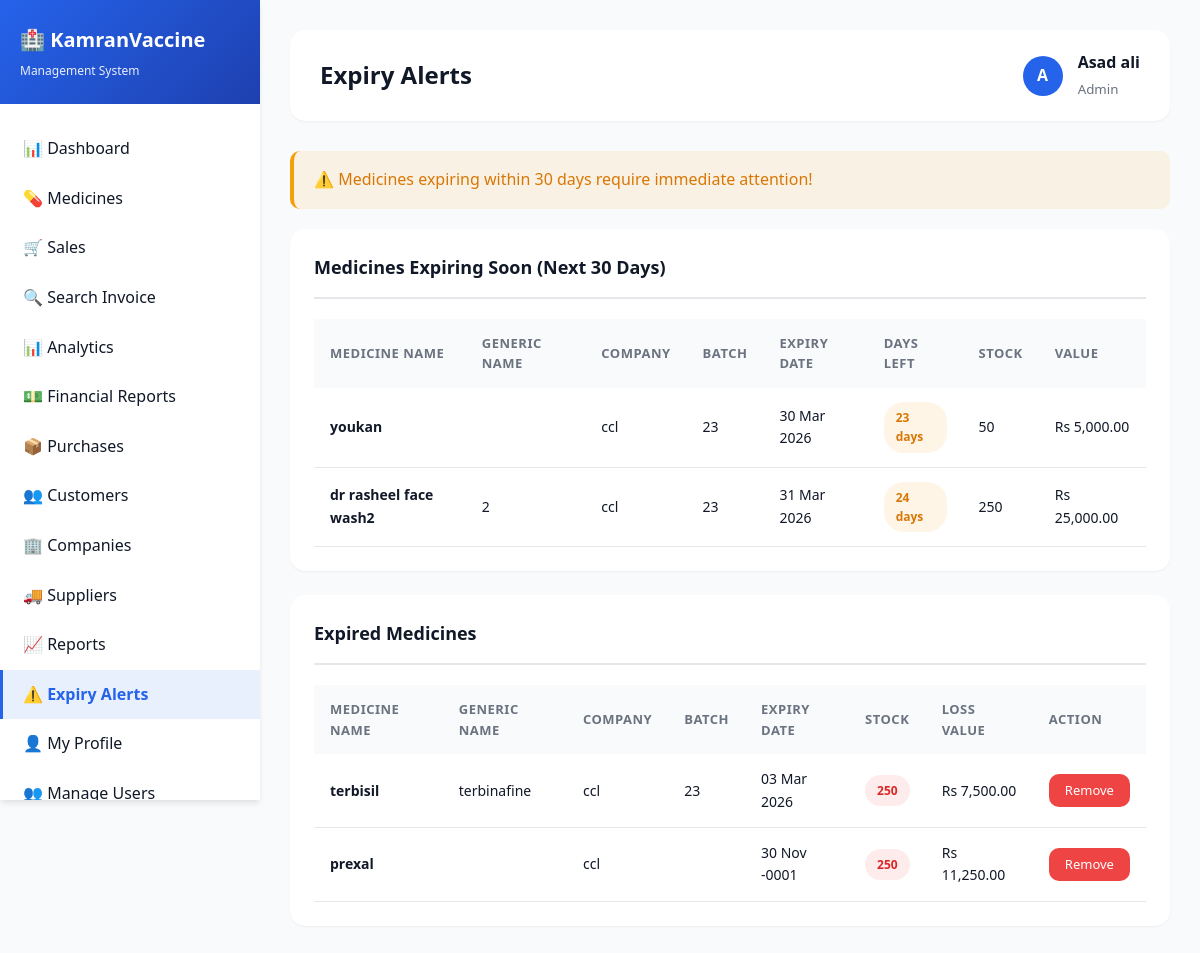
The page /admin/expiry_alert.php (signed in) on the database as committed earlier.
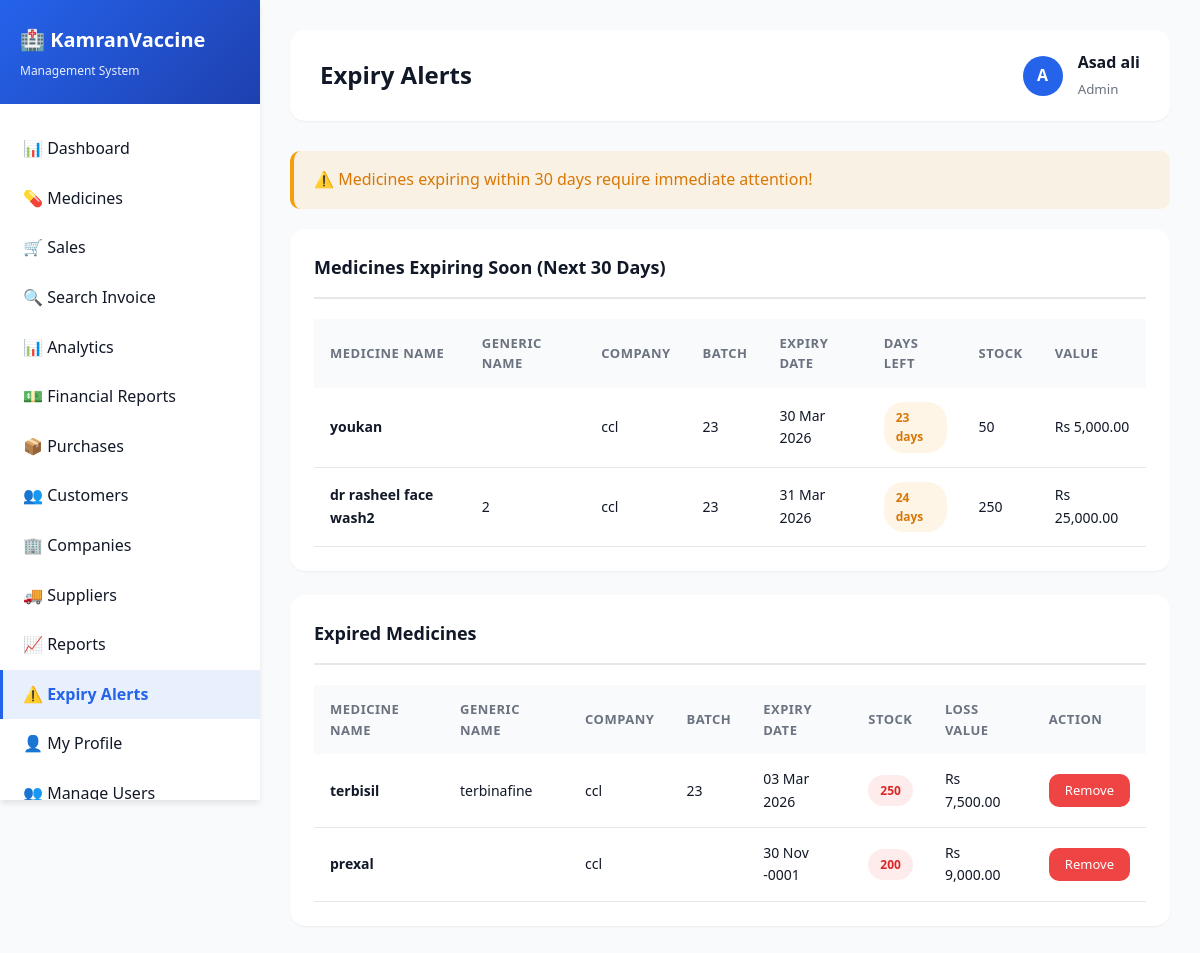
The same page on the database as committed later.
### tables this page shows
CREATE TABLE `medicines` (
  `id` int(11) NOT NULL AUTO_INCREMENT,
  `medicine_name` varchar(255) NOT NULL,
  `generic_name` varchar(255) DEFAULT NULL,
  `category_id` int(11) DEFAULT NULL,
  `company_id` int(11) DEFAULT NULL,
  `batch_number` varchar(100) DEFAULT NULL,
  `barcode` varchar(100) DEFAULT NULL,
  `manufacturing_date` date DEFAULT NULL,
  `expiry_date` date DEFAULT NULL,
  `purchase_price` decimal(10,2) NOT NULL,
  `selling_price` decimal(10,2) NOT NULL,
  `mrp` decimal(10,2) DEFAULT NULL,
  `quantity` int(11) DEFAULT 0,
  `reorder_level` int(11) DEFAULT 10,
  `rack_location` varchar(100) DEFAULT NULL,
  `description` text DEFAULT NULL,
  `side_effects` text DEFAULT NULL,
  `dosage` varchar(255) DEFAULT NULL,
  `status` enum('available','out_of_stock','expired') DEFAULT 'available',
  `created_at` timestamp NOT NULL DEFAULT current_timestamp(),
  `updated_at` timestamp NOT NULL DEFAULT current_timestamp() ON UPDATE current_timestamp(),
  PRIMARY KEY (`id`),
  UNIQUE KEY `barcode` (`barcode`),
  KEY `company_id` (`company_id`),
  KEY `category_id` (`category_id`),
  KEY `idx_medicine_name` (`medicine_name`),
  KEY `idx_barcode` (`barcode`),
  KEY `idx_expiry` (`expiry_date`),
  KEY `idx_status` (`status`),
  CONSTRAINT `medicines_ibfk_1` FOREIGN KEY (`company_id`) REFERENCES `companies` (`id`) ON DELETE SET NULL,
  CONSTRAINT `medicines_ibfk_2` FOREIGN KEY (`category_id`) REFERENCES `categories` (`id`) ON DELETE SET NULL
);

CREATE TABLE `companies` (
  `id` int(11) NOT NULL AUTO_INCREMENT,
  `company_name` varchar(255) NOT NULL,
  `contact_person` varchar(255) DEFAULT NULL,
  `phone` varchar(20) DEFAULT NULL,
  `email` varchar(255) DEFAULT NULL,
  `address` text DEFAULT NULL,
  `city` varchar(100) DEFAULT NULL,
  `country` varchar(100) DEFAULT NULL,
  `website` varchar(255) DEFAULT NULL,
  `status` enum('active','inactive') DEFAULT 'active',
  `created_at` timestamp NOT NULL DEFAULT current_timestamp(),
  PRIMARY KEY (`id`),
  KEY `idx_company_name` (`company_name`)
);

### admin/expiry_alert.php (the view, shortened to what this page needs)
<?php
include("includes/header.php");
$expiring_soon = mysqli_query($conn, "SELECT m.*, c.company_name FROM medicines m
    LEFT JOIN companies c ON m.company_id = c.id
    WHERE m.expiry_date <= DATE_ADD(CURDATE(), INTERVAL 30 DAY)
    AND m.expiry_date >= CURDATE()
    ORDER BY m.expiry_date ASC");
$expired = mysqli_query($conn, "SELECT m.*, c.company_name FROM medicines m
    LEFT JOIN companies c ON m.company_id = c.id
    WHERE m.expiry_date < CURDATE()
    ORDER BY m.expiry_date DESC");
?>
<div class="alert alert-warning">
    ⚠️ Medicines expiring within 30 days require immediate attention!
</div>
<div class="card">
    <div class="card-header">
        <h3>Medicines Expiring Soon (Next 30 Days)</h3>
    </div>
    <div class="card-body">
        <div class="table-responsive">
            <table>
                <thead>
                    <tr>
                        <th>Medicine Name</th>
                        <th>Generic Name</th>
                        <th>Company</th>
                        <th>Batch</th>
                        <th>Expiry Date</th>
                        <th>Days Left</th>
                        <th>Stock</th>
                        <th>Value</th>
                    </tr>
                </thead>
                <tbody>
                    <?php while ($med = mysqli_fetch_assoc($expiring_soon)):
                        $days_left = floor((strtotime($med['expiry_date']) - time()) / (60 * 60 * 24));
                    ?>
                    <tr>
                        <td><strong><?php echo $med['medicine_name']; ?></strong></td>
                        <td><?php echo $med['generic_name']; ?></td>
                        <td><?php echo $med['company_name']; ?></td>
                        <td><?php echo $med['batch_number']; ?></td>
                        <td><?php echo date('d M Y', strtotime($med['expiry_date'])); ?></td>
                        <td>
                            <span class="badge badge-warning"><?php echo $days_left; ?> days</span>
                        </td>
                        <td><?php echo $med['quantity']; ?></td>
                        <td>Rs <?php echo number_format($med['quantity'] * $med['purchase_price'], 2); ?></td>
                    </tr>
                    <?php endwhile; ?>
                </tbody>
            </table>
        </div>
    </div>
</div>
<div class="card">
    <div class="card-header">
        <h3>Expired Medicines</h3>
    </div>
    <div class="card-body">
        <div class="table-responsive">
            <table>
                <thead>
                    <tr>
                        <th>Medicine Name</th>
                        <th>Generic Name</th>
                        <th>Company</th>
                        <th>Batch</th>
                        <th>Expiry Date</th>
                        <th>Stock</th>
                        <th>Loss Value</th>
                        <th>Action</th>
                    </tr>
                </thead>
                <tbody>
                    <?php while ($med = mysqli_fetch_assoc($expired)): ?>
                    <tr>
                        <td><strong><?php echo $med['medicine_name']; ?></strong></td>
                        <td><?php echo $med['generic_name']; ?></td>
                        <td><?php echo $med['company_name']; ?></td>
                        <td><?php echo $med['batch_number']; ?></td>
                        <td><?php echo date('d M Y', strtotime($med['expiry_date'])); ?></td>
                        <td><span class="badge badge-danger"><?php echo $med['quantity']; ?></span></td>
                        <td>Rs <?php echo number_format($med['quantity'] * $med['purchase_price'], 2); ?></td>
                        <td>
                            <a href="medicines.php?delete=<?php echo $med['id']; ?>" class="btn btn-danger btn-sm" onclick="return confirm('Remove this expired medicine?')">Remove</a>
                        </td>
                    </tr>
                    <?php endwhile; ?>
                </tbody>
            </table>
        </div>
    </div>
</div>
<?php include("includes/footer.php"); ?>

Rows that differ between the two databases and show on the page:
changed medicines "prexal": quantity "250" → "200"; $med['quantity'] * $med['purchase_price'] "11,250.00" → "9,000.00"
